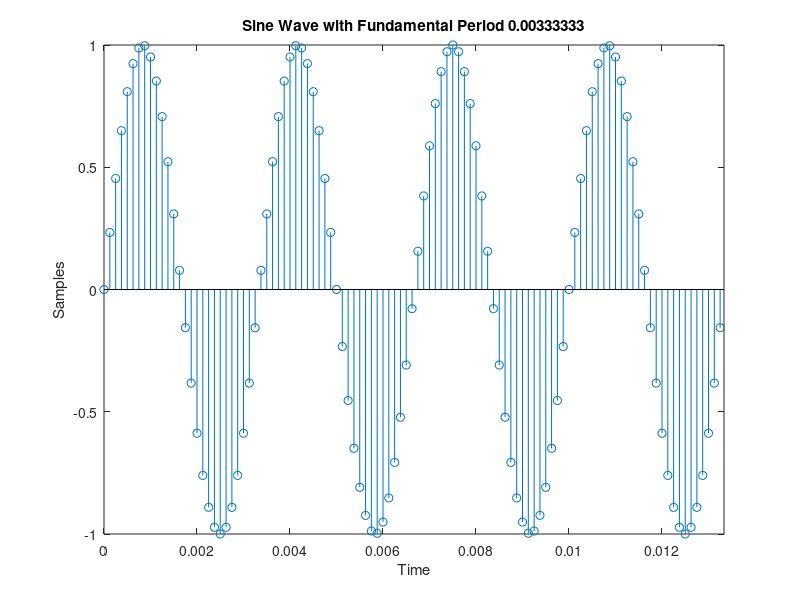

The MATLAB source for this figure:
close all
clear
% Exe 4.4-4.5

% d = duration of signal
% N = total number of samples
% fs = sampling frequency (Hz)
% N = d * fs

d = 2;
fs = 8000;
fo = 300;
N = d * fs;

t = 0:1/fs:2;

%Higher frequencies change the pitch
x = sin(2*pi*fo*t);
sound(x, fs);

% Exe 4.6

figure % new figure
stem (t , x ) % x as a function of t
title (sprintf('Sine Wave with Fundamental Period %d',1/fo)) % Figure title
xlabel ('Time')
ylabel ('Samples')
xlim ([0 4/fo]) % Restrict x values between 0 and 1
ylim ([ -1 1]) % Restrict y values between -1 and 1















